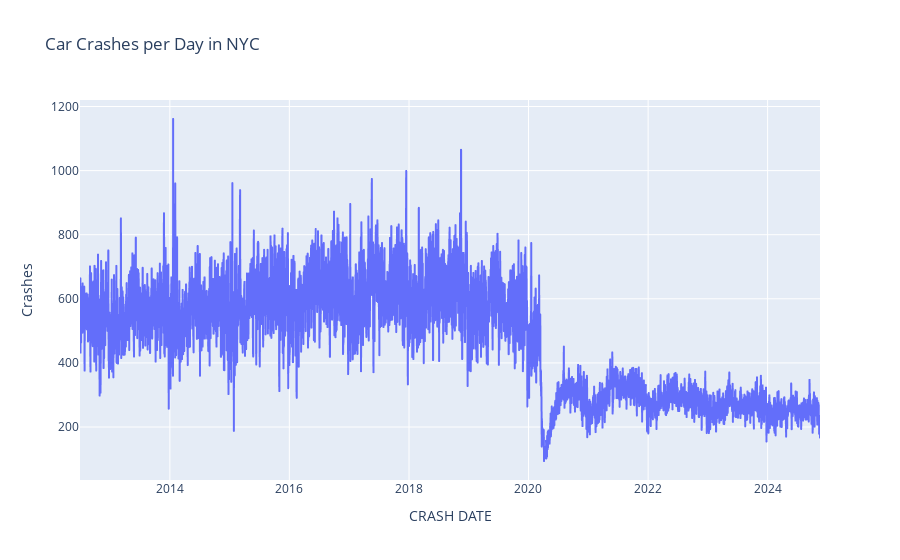

Notebook code for this chart:
### Markdown cell above
Here is a line graph over time of how crashes look

### Code cell
px.line(
    crashes_per_day,
    x="CRASH DATE",
    y="Crashes",
    title="Car Crashes per Day in NYC"
)

### Figure 1 — Plotly figure (JSON) as saved in the notebook; plotly's stock layout.template omitted (floating-point values rounded to 4 significant figures; data arrays with more than 128 entries replaced by an {"elided": "..."} marker saying what was removed)
{"data": [{"hovertemplate": "CRASH DATE=%{x}<br>Crashes=%{y}<extra></extra>", "legendgroup": "", "line": {"color": "#636efa", "dash": "solid"}, "marker": {"symbol": "circle"}, "mode": "lines", "name": "", "showlegend": false, "type": "scattergl", "x": {"elided": "4522 str values"}, "xaxis": "x", "y": {"elided": "4522 int values"}, "yaxis": "y"}], "layout": {"legend": {"tracegroupgap": 0}, "title": {"text": "Car Crashes per Day in NYC"}, "xaxis": {"anchor": "y", "domain": [0, 1], "title": {"text": "CRASH DATE"}}, "yaxis": {"anchor": "x", "domain": [0, 1], "title": {"text": "Crashes"}}}}
